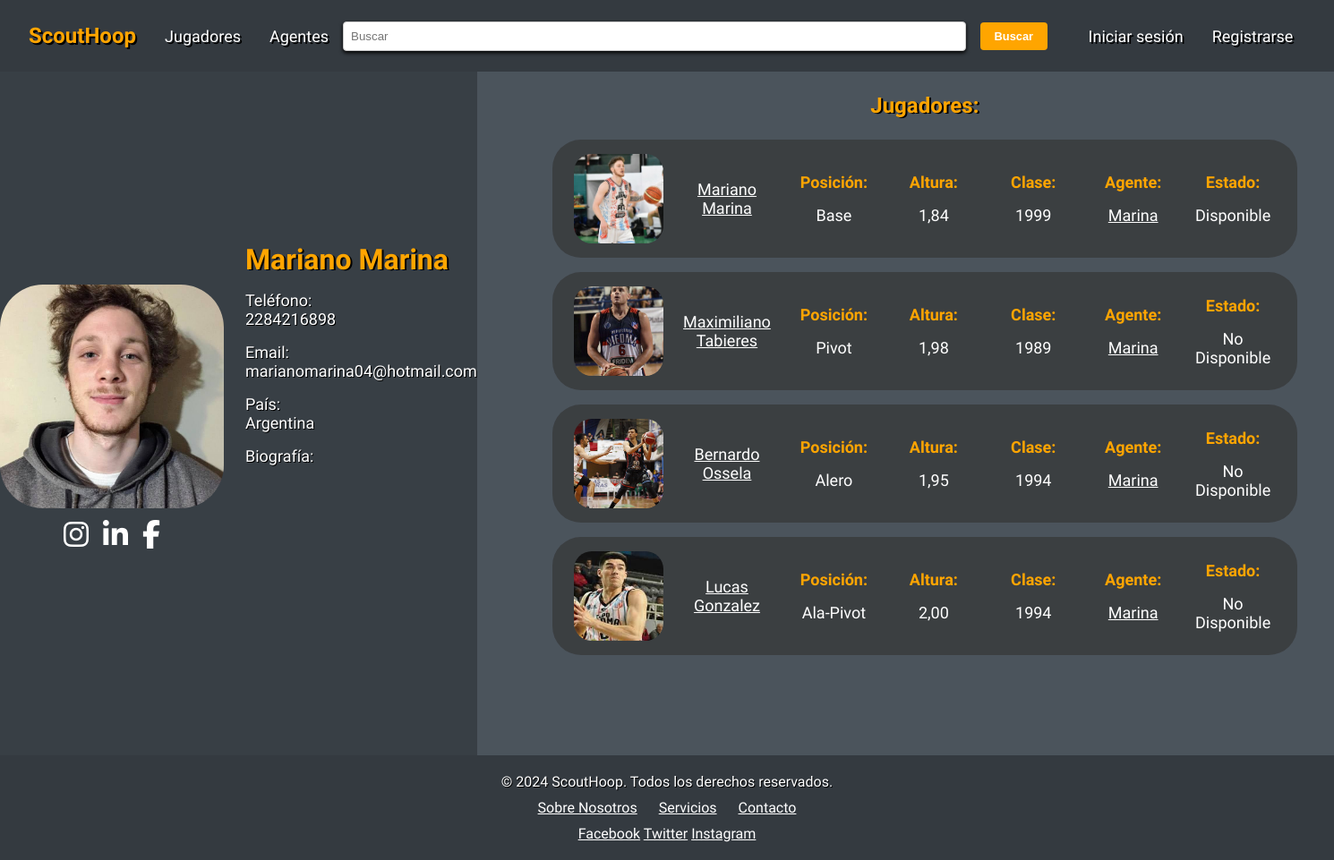
The page /profiles/marianmarina04/ on the database as committed earlier.
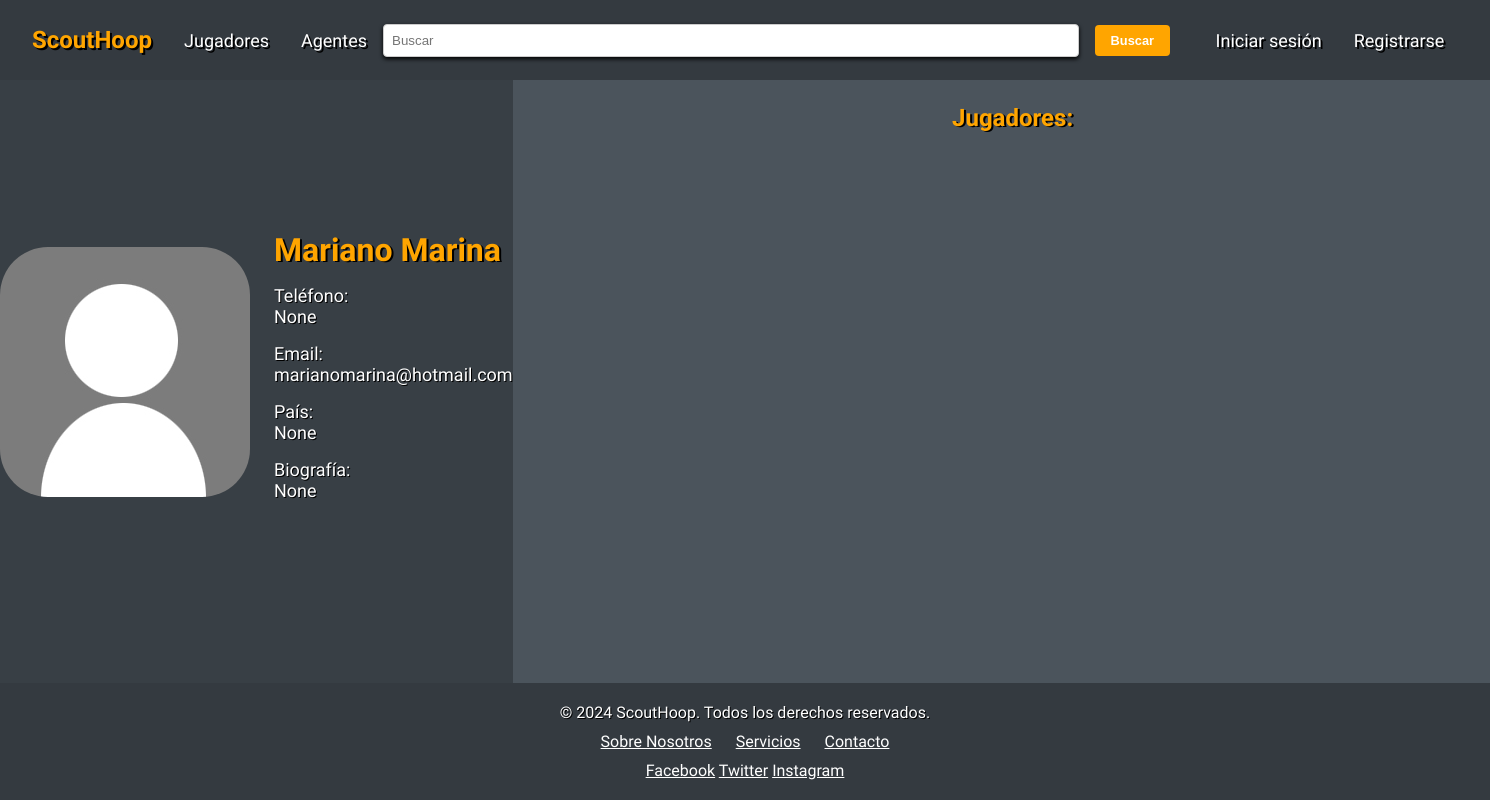
The same page on the database as committed later.
### registration/models.py (models this page shows, shortened)
class Profile(models.Model):
    user = models.OneToOneField(User, on_delete=models.CASCADE)
    avatar = models.ImageField(upload_to=custom_upload_to, null=True, blank=True)
    country = models.CharField(max_length=100, null=True, blank=True)
    bio = models.TextField(null=True, blank=True)
    phone_number = models.CharField(max_length=15, null=True, blank=True)
    ig_link = models.CharField(max_length=100, null=True, blank=True)
    x_link = models.CharField(max_length=100, null=True, blank=True)
    ln_link = models.CharField(max_length=100, null=True, blank=True)
    fbk_link = models.CharField(max_length=100, null=True, blank=True)

### players/models.py (models this page shows, shortened)
class Player(models.Model):
    agent = models.ForeignKey(Profile, on_delete=models.CASCADE, related_name='players')
    avatar = models.ImageField(upload_to=custom_upload_to, null=True, blank=True)
    first_name = models.CharField( max_length=100)
    last_name = models.CharField(max_length=100)
    birthday = models.DateField()
    height = models.DecimalField(max_digits=3, decimal_places=2, default=0.0)
    weight = models.DecimalField(max_digits=5, decimal_places=1, default=0.0)
    position = models.CharField(max_length=20, choices=[('base', 'Base'), ('escolta', 'Escolta'), ('alero', 'Alero'), ('alapivot', 'Ala-Pivot'), ('pivot', 'Pivot')])
    status = models.CharField(max_length=20, choices=[('available', 'Disponible'), ('not available', 'No Disponible')])
    yt_link = models.URLField(blank=True, null=True)

### profiles/views.py (the view)
# urls.py: path('<username>/', ProfileDetailView.as_view(), name='profile_detail'),
class ProfileDetailView(DetailView):
    model = Profile
    template_name = 'profiles/profile_detail.html'
    def get_object(self):
        return get_object_or_404(Profile, user__username=self.kwargs['username'])
    def get_context_data(self, **kwargs):
        context = super().get_context_data(**kwargs)
        context['player_list'] = Player.objects.filter(agent=self.get_object())
        return context

### profiles/templates/profiles/profile_detail.html (shortened to what this page needs)
{% extends 'core/base.html' %}
{% load static %}
{% block content %}
    <form class="container-profile-detail"
          action=""
          method="post"
          enctype="multipart/form-data">
        <div class="wrap-profile-info">
            <div class="container-profile-avatar">
                <div class="wrap-avatar">
                    {% if profile and profile.avatar %}
                        <img src="{{ profile.avatar.url }}" class="avatar">
                    {% elif player and player.avatar %}
                        <img src="{{ player.avatar.url }}" class="avatar">
                    {% else %}
                        <img src="{% static 'registration/img/no-avatar.jpg' %}" class="avatar">
                    {% endif %}
                </div>
                {% if profile %}
                    <div class="profile-detail-links">
                        {% if profile.ig_link %}
                            <a href="{{ profile.ig_link }}" target="new"><i class="fa-brands fa-instagram fa-2xl"></i></a>
                        {% endif %}
                        {% if profile.ln_link %}
                            <a href="{{ profile.ln_link }}" target="new"><i class="fa-brands fa-linkedin-in fa-2xl"></i></a>
                        {% endif %}
                        {% if profile.fbk_link %}
                            <a href="{{ profile.fbk_link }}" target="new"><i class="fa-brands fa-facebook-f fa-2xl"></i></a>
                        {% endif %}
                    </div>
                {% endif %}
            </div>
            <div class="profile-detail-form">
                <h3 class="title profile-detail-title">
                    {% if profile %}
                        {{ profile.user.first_name }} {{ profile.user.last_name }}
                    {% elif player %}
                        {{ player.first_name }} {{ player.last_name }}
                    {% endif %}
                </h3>
                {% if profile %}
                    <div class="profile-detail-label">
                        <label>Teléfono:</label>
                        {{ profile.phone_number }}
                    </div>
                    <div class="profile-detail-label">
                        <label>Email:</label>
                        {{ profile.user.email }}
                    </div>
                    <div class="profile-detail-label">
                        <label>País:</label>
                        {{ profile.country }}
                    </div>
                    <div class="profile-detail-label">
                        <label>Biografía:</label>
                        {{ profile.bio }}
                    </div>
                {% endif %}
            </div>
        </div>
        {% if profile %}
            <div class="profile-detail-info">
                <h3 class="subtitle">Jugadores:</h3>
                {% include 'players/player_card.html' %}
            </div>
        {% endif %}
    </form>
{% endblock %}

### core/templates/core/base.html (shortened to what this page needs)
<!DOCTYPE html>
<html>
    <head>
        {% load static %}
        <link href="{% static 'core/css/styles.css' %}" rel="stylesheet">
    </head>
    <body>
        <div class="wrapper">
            <header>
                <nav class="navbar">
                    <a class="navbar-brand" href="{% url 'home' %}">ScoutHoop</a>
                    <div class="navbar-items">
                        <ul class="navbar-nav">
                            <li>
                                <a class="nav-link" href="{% url 'player_list' %}">Jugadores</a>
                            </li>
                            <li>
                                <a class="nav-link" href="{% url 'profile_list' %}">Agentes</a>
                            </li>
                        </ul>
                        <form class="search">
                            <input type="search" placeholder="Buscar">
                            <button class="button" type="submit">Buscar</button>
                        </form>
                        <ul class="navbar-nav">
                            <div class="account-buttons">
                                {% if not request.user.is_authenticated %}
                                    <li class="nav-item">
                                        <a class="nav-link" href="{% url 'login' %}">Iniciar sesión</a>
                                    </li>
                                    <li class="nav-item">
                                        <a class="nav-link" href="{% url 'register' %}">Registrarse</a>
                                    </li>
                                {% endif %}
                            </div>
                        </ul>
                    </div>
                </nav>
            </header>
            <main class="content">
                {% block content %}{% endblock %}
            </main>
            <footer class="footer">
                <div class="footer-content">
                    <p>&copy; 2024 ScoutHoop. Todos los derechos reservados.</p>
                    <ul class="footer-links">
                        <li>
                            <a href="#about">Sobre Nosotros</a>
                        </li>
                        <li>
                            <a href="#services">Servicios</a>
                        </li>
                        <li>
                            <a href="#contact">Contacto</a>
                        </li>
                    </ul>
                    <div class="footer-social">
                        <a href="https://facebook.com" target="_blank">Facebook</a>
                        <a href="https://twitter.com" target="_blank">Twitter</a>
                        <a href="https://instagram.com" target="_blank">Instagram</a>
                    </div>
                </div>
            </footer>
        </div>
    </body>
</html>

### players/templates/players/player_card.html
{% load static %}
<div class="scroll-container">
    <div class="list-players">
        {% for player in player_list %}
            <div class="card-players">
                {% if player.avatar %}
                    <img src="{{ player.avatar.url }}"class="list-avatar-players">
                {% else %}
                    <img src="{% static 'registration/img/no-avatar.jpg' %}"
                         class="list-avatar-players">
                {% endif %}
                <b class="card-player-name"><a class="links" href="{% url 'player_detail' player.pk %}">{{ player.first_name }} {{ player.last_name }}</a></b>
                <div class="card-player-label">
                    <label>
                        <b>Posición:</b>
                    </label>
                    {{ player.get_position_display }}
                </div>
                <div class="card-player-label">
                    <label>
                        <b>Altura:</b>
                    </label>
                    {{ player.height }}
                </div>
                <div class="card-player-label">
                    <label>
                        <b>Clase:</b>
                    </label>
                    {{ player.birthday.year }}
                </div>
                <div class="card-player-label">
                    <label>
                        <b>Agente:</b>
                    </label>
                    <a class="links" href="{% url 'profile_detail' player.agent.user %}">{{ player.agent.user.last_name }}</a>
                </div>
                <div class="card-player-label">
                    <label>
                        <b>Estado:</b>
                    </label>
                    {{ player.get_status_display }}
                </div>
            </div>
        {% endfor %}
    </div>

### core/static/core/css/styles.css (style rules this page uses)
body { margin: 0; height: 100%; background-color: #4B545C; color: white; font-family: "Mukta", sans-serif; display: flex; flex-direction: column; }
html, body { margin: 0; padding: 0; height: 100%; }
p { text-shadow: 1px 1px black; margin: 0; }
.wrapper { display: flex; flex-direction: column; flex: 1; min-height: 100vh; }
.subtitle { display: flex; justify-content: center; font-size: x-large; color: orange; text-shadow: 2px 1px black; }
.content { flex: 1; }
input { border: 1px solid #ccc; padding: 0.5rem; border-radius: 0.25rem; width: 100%; box-shadow: 0px 2px 4px 0px black; }
a { color: inherit; }
.button { background-color: orange; color: white; border: none; padding: 0.75rem 1rem; border-radius: 0.25rem; cursor: pointer; font-weight: bold; font-size: 1rem; }
.title { display: flex; align-items: center; color: orange; font-size: 2rem; text-decoration: none; font-weight: bold; text-shadow: 2px 1px black; text-align: center; justify-content: center; margin: 1rem; margin-top: 2rem; }
.navbar { display: flex; align-items: center; background-color: #343a40; color: white; min-height: 5rem; }
.navbar-brand { color: orange; font-size: 1.5rem; text-decoration: none; margin-right: 1rem; font-weight: bold; margin-left: 2rem; text-shadow: 2px 2px black; }
.navbar-items { display: flex; align-items: center; justify-content: space-between; width: 100%; text-shadow: 2px 2px black; height: 100% }
.navbar-nav { display: flex; align-items: center; list-style: none; margin: 0; padding: 0; height: 100% }
.account-buttons { display: flex; justify-content: center; width: 20rem; }
.nav-link { color: white; text-decoration: none; padding: 0.5rem 1rem; font-size: large; height: 100%; width: 100%; }
.search { display: flex; flex: 1; align-items: center; gap: 1rem; }
nav .button { padding: 0.5rem 1rem; font-size: 0.8rem; }
.avatar { width: 250px; height: 250px; object-fit: cover; border-radius: 3rem; }
.container-profile-detail { display: flex; min-height: 100%; flex: 1; }
.wrap-profile-info { display: flex; align-items: center; justify-content: center; gap: 1.5rem; background-color: rgba(0, 0, 0, 0.253); width: 40%; }
.profile-detail-form { display: flex; flex-direction: column; gap: 1rem; height: 50%; }
.profile-detail-title { margin: inherit; justify-content: start; }
.profile-detail-label { display: flex; flex-direction: column; text-shadow: 1px 1px black; align-items: self-start; font-size: large; width: 100%; }
.profile-detail-info { display: flex; flex-direction: column; flex: 1; align-items: center; }
.footer { background-color: #343a40; color: #fff; padding: 20px 0; text-align: center; }
.footer-content { max-width: 1200px; margin: 0 auto; padding: 0 20px; }
.footer-links { list-style: none; padding: 0; margin: 10px 0; }
.footer-links li { display: inline; margin: 0 10px; }

Rows that differ between the two databases and show on the page:
removed Player: avatar (picture), first_name "Mariano", last_name "Marina", position "Base", height "1,84", birthday.year "1999", agent.user.last_name "Marina", status "Disponible"
removed Player: avatar (picture), first_name "Maximiliano", last_name "Tabieres", position "Pivot", height "1,98", birthday.year "1989", agent.user.last_name "Marina", status "No Disponible"
removed Player: avatar (picture), first_name "Bernardo", last_name "Ossela", position "Alero", height "1,95", birthday.year "1994", agent.user.last_name "Marina", status "No Disponible"
removed Player: avatar (picture), first_name "Lucas", last_name "Gonzalez", position "Ala-Pivot", height "2,00", birthday.year "1994", agent.user.last_name "Marina", status "No Disponible"
changed Profile "Mariano": phone_number "2284216898" → "None"; user.email "marianomarina04@hotmail.com" → "marianomarina@hotmail.com"; country "Argentina" → "None"; bio (not shown) → "None"; avatar: picture removed
